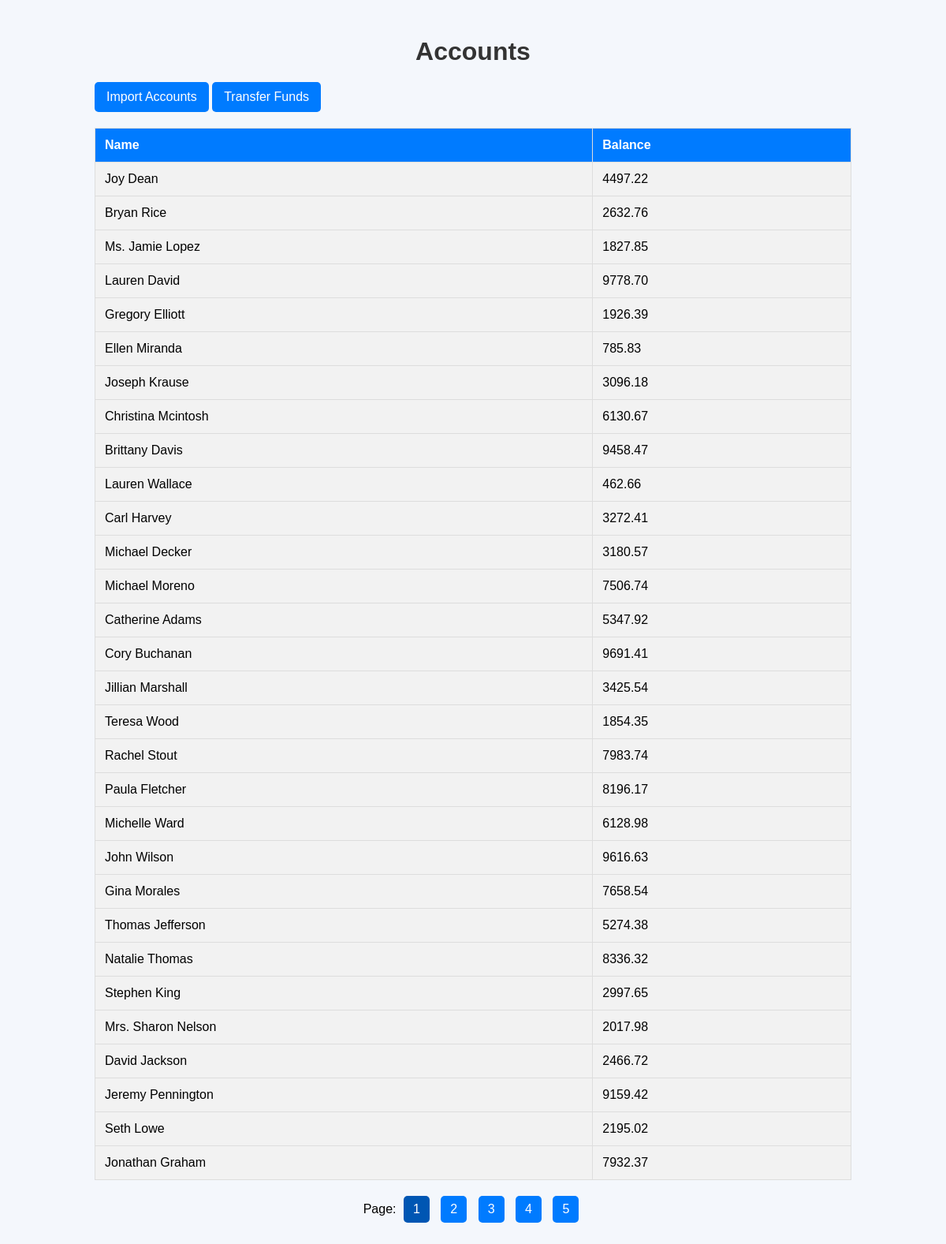
Screenshot of /accounts/ with the database file from the repository.
### account/models.py (models this page shows, shortened)
class Account(models.Model):
    id = models.UUIDField(primary_key=True, default=uuid.uuid4, editable=False, db_index=True)
    name = models.CharField(max_length=200)
    balance = models.DecimalField(max_digits=10, decimal_places=2)

### account/views.py (the view)
# urls.py: path('accounts/', views.list_accounts, name='list_accounts'),
def list_accounts(request):
    accounts = Account.objects.all()
    custom_range, paginated_accounts = paginate(request, accounts)
    context = {'accounts': paginated_accounts, 'custom_range': custom_range}
    return render(request, 'account/list_accounts.html', context)

### account/utils.py (called while the page is built)
def paginate(request, query):
    page = request.GET.get('page')
    result = 30
    paginator = Paginator(query, result)
    try:
        query = paginator.page(page)
    except PageNotAnInteger:
        page = 1
        query = paginator.page(page)
    except EmptyPage:
        page = paginator.num_pages
        query = paginator.page(page)
    leftIndex = (int(page) - 4)
    if leftIndex < 1:
        leftIndex = 1
    rightIndex = (int(page) + 5)
    if rightIndex > paginator.num_pages:
        rightIndex = paginator.num_pages + 1
    custom_range = range(leftIndex, rightIndex)
    return custom_range, query

### account/templates/account/list_accounts.html (shortened to what this page needs)
<!DOCTYPE html>
<html lang="en">
<head>
    {% load static %}
    <link rel="stylesheet" href="{% static 'css/styles.css' %}">
</head>
<body>
    <div class="container">
        <h2 class="accounts-heading">Accounts</h2>
        <div class="import-link">
            <a href="{% url 'import_accounts' %}" class="btn-import">Import Accounts</a>
            <a href="{% url 'transfer_funds' %}" class="btn-transfer">Transfer Funds</a>
        </div>
        <table>
            <thead>
                <tr>
                    <th>Name</th>
                    <th>Balance</th>
                </tr>
            </thead>
            <tbody>
                {% for account in accounts %}
                <tr>
                    <td>{{ account.name }}</td>
                    <td>{{ account.balance }}</td>
                </tr>
                {% endfor %}
            </tbody>
        </table>
        <div class="pagination">
            <span>Page:</span>
            {% for i in custom_range %}
                <a href="?page={{ i }}" {% if i == request.GET.page|default:1 %}class="active"{% endif %}>{{ i }}</a>
            {% endfor %}
        </div>
    </div>
</body>
</html>

### static/css/styles.css (style rules this page uses)
body { font-family: Arial, sans-serif; background-color: #f4f7fc; margin: 0; padding: 0; display: flex; justify-content: center; align-items: flex-start; height: 100vh; }
.container { width: 80%; max-width: 1200px; margin: 20px auto; }
.accounts-heading { text-align: center; font-size: 2em; color: #333; margin-bottom: 20px; }
.btn-import, .btn-transfer { display: inline-block; text-decoration: none; color: white; background-color: #007BFF; padding: 10px 15px; border-radius: 5px; transition: background-color 0.3s; }
table { margin: 20px auto; border-collapse: collapse; width: 100%; }
th, td { border: 1px solid #ddd; text-align: left; padding: 12px; }
th { background-color: #007BFF; color: white; }
td { background-color: #f2f2f2; }
.pagination { margin-top: 20px; margin-bottom: 40px; text-align: center; }
.pagination a { display: inline-block; margin: 0 5px; padding: 8px 12px; background-color: #007BFF; color: white; text-decoration: none; border-radius: 5px; transition: background-color 0.3s; }
.pagination .active { background-color: #0056b3; }

### rows the page displays
Account: name "Joy Dean", balance "4497.22"
Account: name "Bryan Rice", balance "2632.76"
Account: name "Ms. Jamie Lopez", balance "1827.85"
Account: name "Lauren David", balance "9778.70"
Account: name "Gregory Elliott", balance "1926.39"
Account: name "Ellen Miranda", balance "785.83"
Account: name "Joseph Krause", balance "3096.18"
Account: name "Christina Mcintosh", balance "6130.67"
Account: name "Brittany Davis", balance "9458.47"
Account: name "Lauren Wallace", balance "462.66"
Account: name "Carl Harvey", balance "3272.41"
Account: name "Michael Decker", balance "3180.57"
Account: name "Michael Moreno", balance "7506.74"
Account: name "Catherine Adams", balance "5347.92"
Account: name "Cory Buchanan", balance "9691.41"
Account: name "Jillian Marshall", balance "3425.54"
Account: name "Teresa Wood", balance "1854.35"
Account: name "Rachel Stout", balance "7983.74"
Account: name "Paula Fletcher", balance "8196.17"
Account: name "Michelle Ward", balance "6128.98"
Account: name "John Wilson", balance "9616.63"
Account: name "Gina Morales", balance "7658.54"
Account: name "Thomas Jefferson", balance "5274.38"
Account: name "Natalie Thomas", balance "8336.32"
Account: name "Stephen King", balance "2997.65"
Account: name "Mrs. Sharon Nelson", balance "2017.98"
Account: name "David Jackson", balance "2466.72"
Account: name "Jeremy Pennington", balance "9159.42"
Account: name "Seth Lowe", balance "2195.02"
Account: name "Jonathan Graham", balance "7932.37"

### other values shown
{{ i }} "1" "2" "3" "4" "5"
